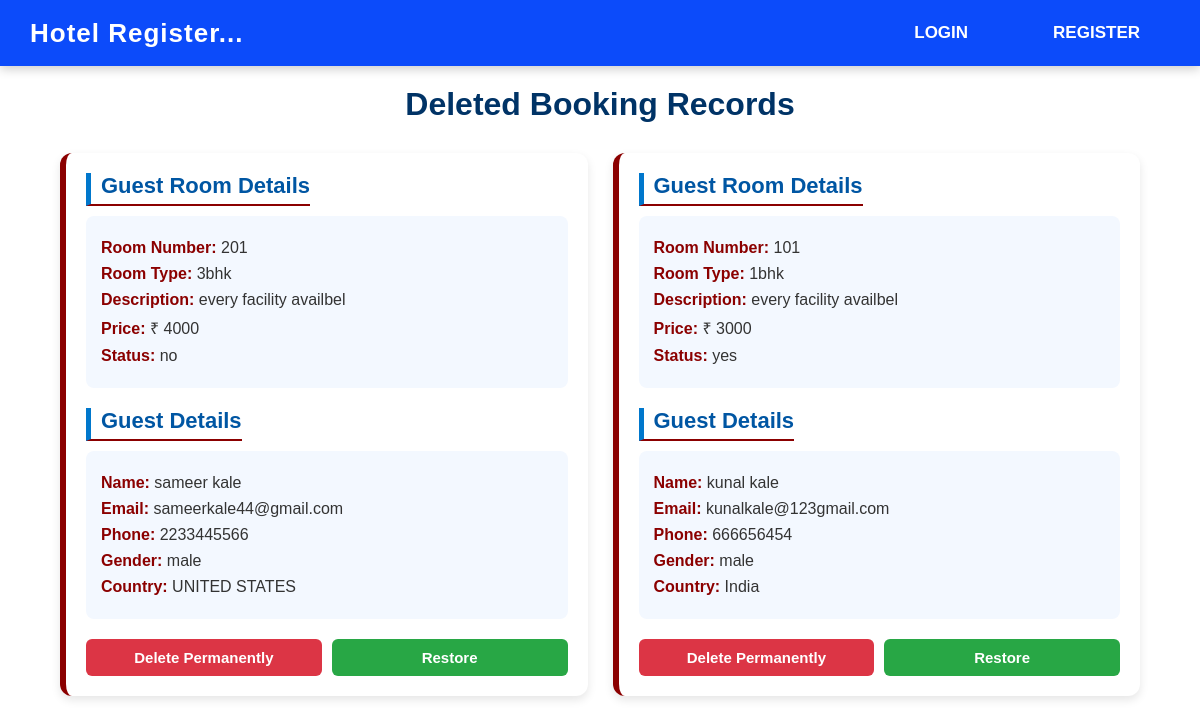
The page /history/ on the database its author committed.
### base/models.py (models this page shows)
class History(models.Model):
    room_number = models.CharField(max_length=20)
    room_type = models.CharField(max_length=30)
    room_desc = models.CharField(max_length=30)
    price_per_night = models.CharField(max_length=20)
    is_available = models.CharField(max_length=10)
    name = models.CharField(max_length=30)
    email = models.EmailField()
    phone_number = models.IntegerField()
    gender = models.CharField(max_length=20)
    country = models.CharField(max_length=20)

### base/views.py (the view)
# urls.py: path("history/",history,name="history"),
def history(request):
    data = History.objects.all()
    return render(request,'history.html',{'data':data})

### base/templates/history.html (shortened to what this page needs)
{% extends 'main.html' %}
{% block content %}
<h1 class="title">Deleted Booking Records</h1>
<div class="history-container">
    {% for i in data %}
    <div class="history-card">
        <h2 class="section-title">Guest Room Details</h2>
        <div class="info-box">
            <p><strong>Room Number:</strong> {{ i.room_number }}</p>
            <p><strong>Room Type:</strong> {{ i.room_type }}</p>
            <p><strong>Description:</strong> {{ i.room_desc }}</p>
            <p><strong>Price:</strong> ₹ {{ i.price_per_night }}</p>
            <p><strong>Status:</strong> {{ i.is_available }}</p>
        </div>
        <h2 class="section-title">Guest Details</h2>
        <div class="info-box">
            <p><strong>Name:</strong> {{ i.name }}</p>
            <p><strong>Email:</strong> {{ i.email }}</p>
            <p><strong>Phone:</strong> {{ i.phone_number }}</p>
            <p><strong>Gender:</strong> {{ i.gender }}</p>
            <p><strong>Country:</strong> {{ i.country }}</p>
        </div>
        <div class="btn-group">
            <a href="{% url 'h_delete' i.id %}" class="btn delete">Delete Permanently</a>
            <a href="{% url 'restore' i.id %}" class="btn restore">Restore</a>
        </div>
    </div>
    {% endfor %}
</div>
{% endblock %}

### static/style.css (style rules this page uses)
* { padding:0; margin: 0; box-sizing: border-box; }
* { margin: 0; padding: 0; box-sizing: border-box; font-family: "Poppins", sans-serif; }
.title { text-align: center; margin: 30px 0; font-size: 36px; font-weight: 700; color: #0b3d91; }
.title { text-align: center; margin: 30px 0; font-size: 36px; color: #0b3d91; font-weight: 700; }
.section-title { font-size: 22px; margin-bottom: 8px; color: #0b3d91; border-bottom: 2px solid #0b3d91; display: inline-block; padding-bottom: 4px; }
.info-box { background: #f2f7ff; padding: 15px; border-radius: 10px; margin-bottom: 20px; }
.info-box p { margin-bottom: 6px; color: #444; font-size: 15px; }
.info-box strong { color: #0b3d91; }
.btn-group { display: flex; gap: 10px; }
.btn { display: inline-block; padding: 10px 16px; text-decoration: none; font-weight: 600; border-radius: 10px; text-align: center; width: 100%; transition: 0.3s ease; }
.delete { background: #d11a2a; color: white; }
.title { text-align: center; margin: 30px 0; font-size: 36px; font-weight: 700; color: #8b0000; }
.history-container { width: 90%; margin: auto; display: grid; grid-template-columns: repeat(auto-fit, minmax(320px, 1fr)); gap: 30px; padding-bottom: 40px; }
.history-card { background: #ffffff; padding: 25px; border-radius: 15px; border-left: 6px solid #8b0000; box-shadow: 0 6px 15px rgba(0,0,0,0.15); transition: 0.3s ease; }
.section-title { font-size: 20px; margin-bottom: 10px; color: #8b0000; font-weight: bold; border-bottom: 2px solid #8b0000; display: inline-block; padding-bottom: 5px; }
.info-box { background: #fff4f4; padding: 15px; border-radius: 10px; margin-bottom: 20px; }
.info-box p { margin-bottom: 7px; font-size: 15px; color: #444; }
.info-box strong { color: #8b0000; }
.btn-group { display: flex; gap: 10px; margin-top: 15px; }
.btn { flex: 1; padding: 12px; text-align: center; text-decoration: none; font-weight: 600; border-radius: 12px; transition: 0.3s ease; color: white; }
.delete { background: #b30000; }
.restore { background: #0b3d91; }

### base/templates/history.html (style rules this page uses)
.title { text-align: center; font-size: 32px; margin-top: 20px; color: #003366; font-weight: bold; }
.history-container { width: 90%; margin: auto; margin-top: 30px; display: grid; grid-template-columns: repeat(auto-fit, minmax(320px, 1fr)); gap: 25px; }
.history-card { background: #ffffff; padding: 20px; border-radius: 12px; box-shadow: 0 4px 10px rgba(0,0,0,0.1); transition: 0.3s; }
.section-title { margin-bottom: 10px; font-size: 22px; color: #0056a3; border-left: 5px solid #0077cc; padding-left: 10px; }
.info-box { background: #f3f8ff; padding: 15px; margin-bottom: 20px; border-radius: 8px; }
.info-box p { margin: 8px 0; font-size: 16px; color: #333; }
.btn-group { display: flex; justify-content: space-between; margin-top: 10px; }
.btn { text-decoration: none; padding: 10px 15px; border-radius: 6px; font-size: 15px; font-weight: bold; transition: 0.3s; text-align: center; width: 48%; display: inline-block; }
.delete { background: #dc3545; color: white; }
.restore { background: #28a745; color: white; }

### rows shown on the page
History: room_number "201", room_type "3bhk", room_desc "every facility availbel", price_per_night "4000", is_available "no", name "sameer kale", email "sameerkale44@gmail.com", phone_number "2233445566", gender "male", country "UNITED STATES"
History: room_number "101", room_type "1bhk", room_desc "every facility availbel", price_per_night "3000", is_available "yes", name "kunal kale", email "kunalkale@123gmail.com", phone_number "666656454", gender "male", country "India"
